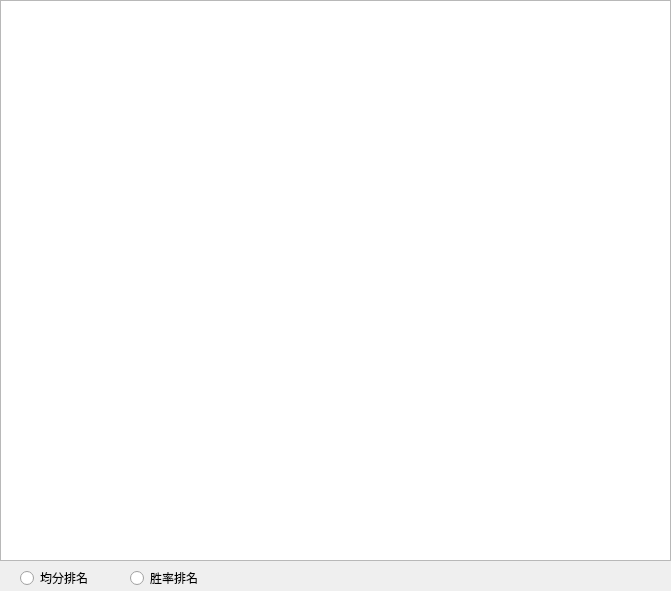
<?xml version="1.0" encoding="UTF-8"?>
<ui version="4.0">
 <class>RankPage</class>
 <widget class="QWidget" name="RankPage">
  <property name="geometry">
   <rect>
    <x>0</x>
    <y>0</y>
    <width>671</width>
    <height>591</height>
   </rect>
  </property>
  <property name="windowTitle">
   <string>Form</string>
  </property>
  <widget class="QTableWidget" name="rankList">
   <property name="geometry">
    <rect>
     <x>0</x>
     <y>0</y>
     <width>671</width>
     <height>561</height>
    </rect>
   </property>
  </widget>
  <widget class="QRadioButton" name="averageScoreBtn">
   <property name="geometry">
    <rect>
     <x>20</x>
     <y>570</y>
     <width>89</width>
     <height>16</height>
    </rect>
   </property>
   <property name="text">
    <string>均分排名</string>
   </property>
  </widget>
  <widget class="QRadioButton" name="winningProbabilityBtn">
   <property name="geometry">
    <rect>
     <x>130</x>
     <y>570</y>
     <width>89</width>
     <height>16</height>
    </rect>
   </property>
   <property name="text">
    <string>胜率排名</string>
   </property>
  </widget>
 </widget>
 <resources/>
 <connections/>
</ui>
